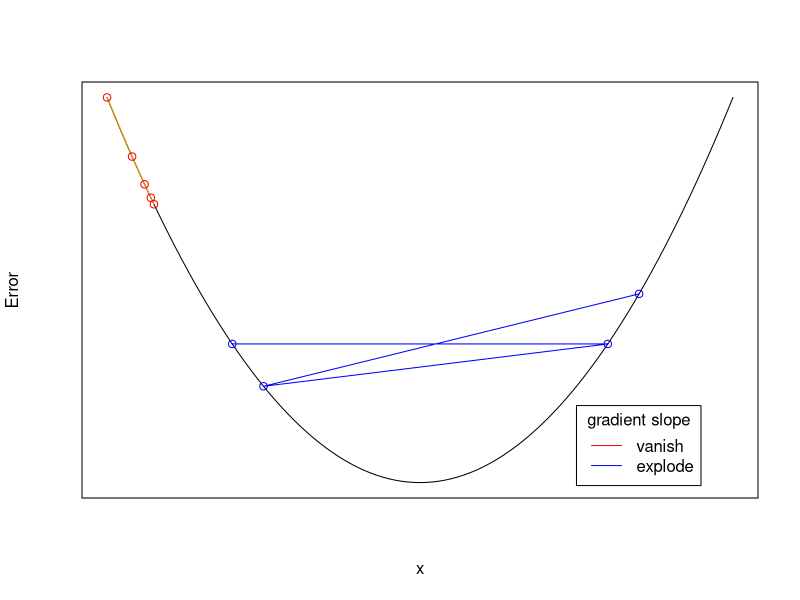

The R script that drew this image:
xs <- seq(1,9)
eq = function(x){x^2-10*x+25}
vanish<- c(0,0.4,0.6,0.7,0.75)
exploding<- c(2,8,2.5,8.5)


par(bg=NA)
curve(expr = eq,from = 0,to = 10,xlab = "x",ylab = "Error",xaxt='n',yaxt='n')
lines(x = vanish,eq(vanish),col="orange" )
points(x = vanish,eq(vanish),col="red" )

lines(x = exploding,eq(exploding),col="blue" )
points(x = exploding,eq(exploding),col="blue" )

legend(7.5, 5, legend=c("vanish","explode"),title = "gradient slope",
       col=c("red","blue"), lty=1)